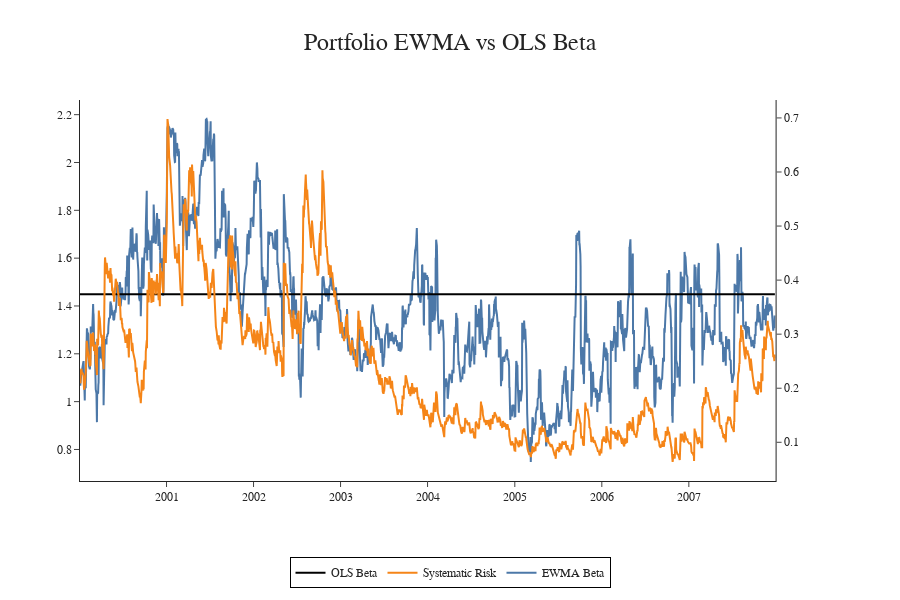

The notebook cell this image was saved under:
### Code cell
fig = make_subplots(specs=[[{"secondary_y": True}]])
fig.add_trace(go.Scatter(x=emwa_beta.index, y=emwa_beta.PTF,  name="EWMA Beta"), )
fig.add_trace(go.Scatter(x=sys_risk.index, y=sys_risk.values, name="Systematic Risk"), secondary_y=True)
fig.add_trace(go.Scatter(x=emwa_beta.index, y=emwa_beta.Ols_beta, line_color="black", name="OLS Beta"))
fig.update_layout(height=600, width=900, title_text="Portfolio EWMA vs OLS Beta")
fig.show()

### Figure 1 — Plotly figure (JSON) as saved in the notebook; plotly's stock layout.template omitted (floating-point values rounded to 4 significant figures; data arrays with more than 128 entries replaced by an {"elided": "..."} marker saying what was removed)
{"data": [{"name": "EWMA Beta", "type": "scatter", "x": {"elided": "2008 str values"}, "y": {"elided": "2008 float values"}}, {"name": "Systematic Risk", "type": "scatter", "x": {"elided": "2009 str values"}, "xaxis": "x", "y": {"elided": "2009 float values"}, "yaxis": "y2"}, {"line": {"color": "black"}, "name": "OLS Beta", "type": "scatter", "x": {"elided": "2008 str values"}, "y": {"elided": "2008 float values"}}], "layout": {"height": 600, "title": {"text": "Portfolio EWMA vs OLS Beta"}, "width": 900, "xaxis": {"anchor": "y", "domain": [0, 0.94]}, "yaxis": {"anchor": "x", "domain": [0, 1]}, "yaxis2": {"anchor": "x", "overlaying": "y", "side": "right"}}}
